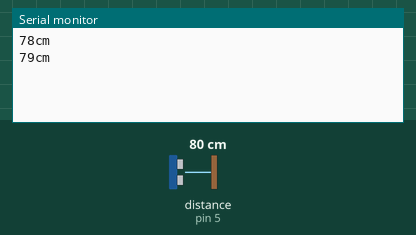
The sketch below on a simulated Arduino Uno, built with avr-gcc and run on an emulated ATmega328P. Parts: the last lines printed to the serial monitor. Wiring (inferred from the names in the program): ultrasonic range finder: trigger pin 6; echo pin 5. The test bench sets the inputs (shaded band); at power-on: distance to the obstacle (sensor on pin 5) 80 cm. The echo pulse lasts 58.3 µs per cm.

Above: at 1.5 s.
1.6 s: distance to the obstacle (sensor on pin 5) set to 2 cm
At 2.1 s:
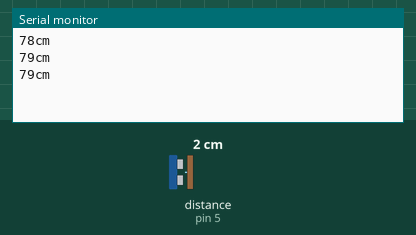
3.1 s: distance to the obstacle (sensor on pin 5) set to 4 cm
At 3.4 s:
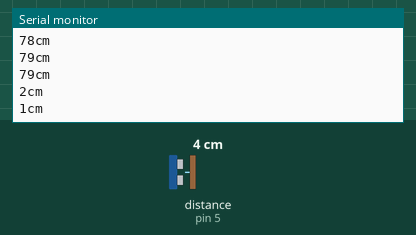
Timing chart, 0 to 6.1 s (numbered marks = the images above; inputs shaded):
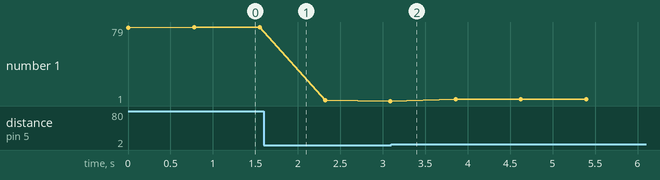

Measured:
- plotted number 1: 79 → 1 after the input at 1.6 s, 1 → 3 after the input at 3.1 s

The sketch:

Truyen_SieuAm.ino
```cpp
#define PIN_SEND 3
#include <IRremote.h>

const int trigPin = 6; // chân trig của HC-SR04
const int echoPin = 5; // chân echo của HC-SR04
void setup() {
  Serial.begin(9600);
  pinMode(trigPin, OUTPUT); // chân trig sẽ phát tín hiệu
  pinMode(echoPin, INPUT); // chân echo sẽ nhận tín hiệu

  // Initializes IR sender
  IrSender.begin(PIN_SEND);
}

void loop() {
  int duration; // biến đo thời gian
  int distance;           // biến lưu khoảng cách

  digitalWrite(trigPin, LOW); // tắt chân trig
  delayMicroseconds(2);
  digitalWrite(trigPin, HIGH); // phát xung từ chân trig
  delayMicroseconds(10); // xung có độ dài 10 microSeconds
  digitalWrite(trigPin, LOW); // tắt chân trig
  duration = pulseIn(echoPin, HIGH);

  distance = duration*0.034/2.0;   // Tính khoảng cách đến vật.
  Serial.print(distance);
  Serial.println("cm");

  if (distance < 20) {
    IrSender.sendRC5(0x101, 8);  // Truyền mã 0x1 với độ dài 8 bit
    delay(200);
  } else {
    IrSender.sendRC5(0x102, 8);  // Truyền mã 0x2 với độ dài 8 bit
    delay(200);
  }
  delay(500);
}
```
